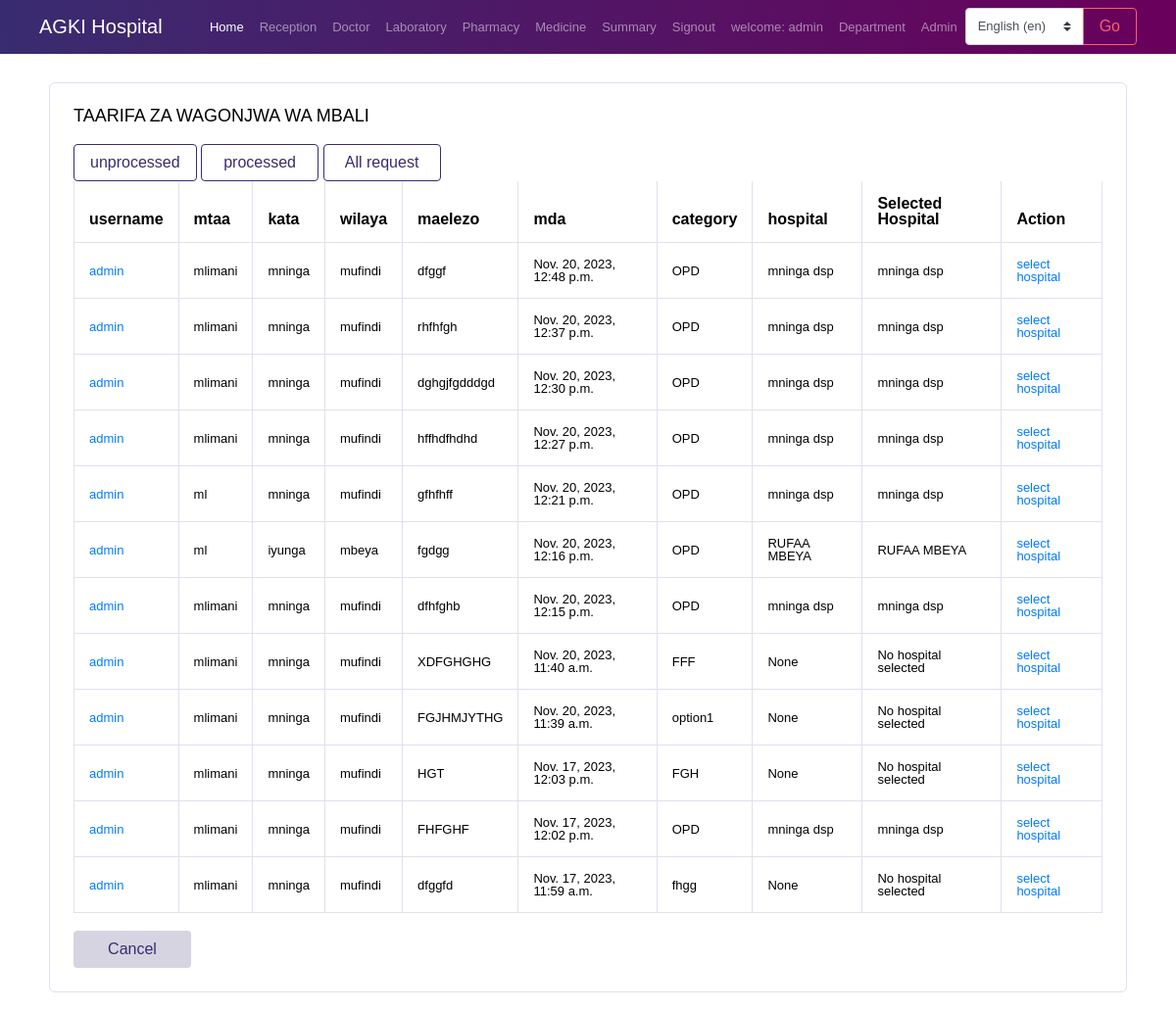
The app's page /sickinfolist/ (signed in) with its own data.
### app/models.py (models this page shows, shortened)
class CustomUser(AbstractUser):
    phone = models.CharField(max_length=15, null=True,blank=True)
    location = models.CharField(max_length=30, null=True, blank=True)
    department = models.ForeignKey(Department, on_delete=models.CASCADE, null=True,blank=True)
    reg_no = models.CharField(max_length=10, unique=True)
    age = models.IntegerField(null=True)
    image = models.ImageField(upload_to ='media/',blank=True,null=True)
    is_doctor = models.BooleanField(default=False)
    is_laboratorist = models.BooleanField(default=False)
    is_receptionist = models.BooleanField(default=False)
    is_pharmacist = models.BooleanField(default=False)
    is_patient = models.BooleanField(default=True)
    def __str__(self):
        return self.username

class SickInfoModel(models.Model):
    user = models.ForeignKey(CustomUser,on_delete=models.CASCADE)
    mtaa = models.CharField(max_length=15)
    kata = models.CharField(max_length=30)
    wilaya = models.CharField(max_length=30)
    maelezo = models.TextField(max_length=1000)
    mda = models.DateTimeField(auto_now_add=True)
    service = models.CharField(max_length=20,null=True,blank=True)
    hospital = models.ForeignKey(HospitalRegistrationModel, on_delete=models.CASCADE,null=True,blank=True)
    hospital_assigned = models.BooleanField(default=False)

class HospitalRegistrationModel(models.Model):
    name = models.CharField(max_length=20)
    level = models.CharField(max_length=20)
    location = models.CharField(max_length=20,null=True,blank=True)
    region = models.CharField(max_length=20,null=True,blank=True)
    district = models.CharField(max_length=20,null=True,blank=True)
    ward = models.CharField(max_length=20,null=True,blank=True)
    street = models.CharField(max_length=20,null=True,blank=True)
    service = models.CharField(max_length=20,null=True,blank=True)
    registerd_time = models.DateTimeField(auto_now_add=True,null=True,blank=True)
    def __str__(self):
        return self.name

### app/views.py (the view)
# urls.py: path('sickinfolist/', views.sickinfolist,name='sickinfolist'),
def sickinfolist(request):
    x = SickInfoModel.objects.all().order_by('-id')
    context = {
        'x':x
    }
    return render(request,'app/sickinfolist.html',context)

### app/templates/app/sickinfolist.html
{% extends 'app/base.html' %}
{%block content%}
<br>
<div class="container mt-5">
<div class="col-12 grid-margin stretch-card">
    <div class="card">
      <div class="card-body">
        <h4 class="card-title">TAARIFA ZA WAGONJWA WA MBALI</h4>
        <a href="{% url 'sickinfolistunprocesed' %}"><button class='btn btn-outline-primary btn-fw'>unprocessed</button></a>
        <a href="{% url 'sickinfolistprocesed' %}"><button class='btn btn-outline-primary btn-fw'>processed</button></a>
        <a href="{% url 'sickinfolist' %}"><button class='btn btn-outline-primary btn-fw'>All request</button></a>
        <div class="table-responsive">
            {% if x %}
            <table class="table table-bordered">
                <thead>
                    <tr>
                        <th>username</th>
                        <th>mtaa</th>
                        <th>kata</th>
                        <th>wilaya </th>
                        <th>maelezo</th>
                        <th>mda</th>
                        <th>category</th>
                        <th>hospital</th>
                        <th>Selected Hospital</th>
                        <th>Action</th>
                    </tr>
                </thead>
                <tbody>
                    {% for i in x %}
                    <tr>
                        <td><a href="{% url 'detailedUser' i.id %}">{{i.user}}</a></td>
                        <td>{{i.mtaa}}</td>
                        <td>{{i.kata}}</td>
                        <td>{{i.wilaya}}</td>
                        <td>{{i.maelezo}}</td>
                        <td>{{i.mda}}</td>
                        <td>{{i.service}}</td>
                        <td>{{i.hospital}}</td>
                        <td>
                            {% if i.hospital_assigned %}
                                {{ i.hospital.name }}
                            {% else %}
                                No hospital selected
                            {% endif %}
                        </td>
                        <td><a href="{% url 'sickinfoEdit' i.pk %}">  select hospital</a></td>
                    </tr>
                    {% endfor %}
                </tbody>
            </table>
            {% else %}
            <br>
            <div class="alert alert-fill-primary" role="alert">
                <i class="fa fa-exclamation-triangle"></i>
                There! No info yet
              </div>
            {% endif %}
        </div>
        <br>
        <a href="{% url 'home' %}"><button class="btn btn-inverse-primary btn-fw">Cancel</button></a>
    </div>
    </div>
</div>
</div>
{%endblock%}

### app/templates/app/base.html (shortened to what this page needs)
{% load static %}
{% load i18n %}
        <!DOCTYPE html>
        <html lang="en">
        <head>
          <link rel="stylesheet" href="{% static 'app/vendors/iconfonts/font-awesome/css/all.min.css' %}">
          <link rel="stylesheet" href="{% static 'app/vendors/css/vendor.bundle.base.css' %}">
          <link rel="stylesheet" href="{% static 'app/vendors/css/vendor.bundle.addons.css' %}">
          <link rel="stylesheet" href="{% static 'app/css/style.css' %}">
        </head>
        <body>
          <div class="container-scroller">
      <nav class="navbar navbar-expand-lg navbar-dark fixed-top custom-navbar">
        <div class="container">
            <a class="navbar-brand" href="{% url 'home' %}">AGKI Hospital</a>
            <div class="collapse navbar-collapse" id="navbarNav">
                <ul class="navbar-nav ml-auto">
                    <li class="nav-item active">
                        <a class="nav-link" href="{% url 'home' %}">{% trans "Home" %} <span class="sr-only">(current)</span></a>
                    </li>
                    {% if user.is_receptionist %}
                    <li class="nav-item">
                        <a class="nav-link" href="{% url 'patientList' %}">Reception</a>
                    </li>
                    {% endif %}
                    {% if user.is_doctor %}
                    <li class="nav-item">
                      <a class="nav-link" href="{% url 'patientList' %}">Doctor</a>
                    </li>
                    {% endif %}
                    {% if user.is_laboratorist %}
                    <li class="nav-item">
                      <a class="nav-link" href="{% url 'patientList' %}">Laboratory</a>
                    </li>
                    {% endif %}
                    {% if user.is_pharmacist %}
                    <li class="nav-item">
                      <a class="nav-link" href="{% url 'patientList' %}">Pharmacy</a>
                    </li>
                    <li class="nav-item">
                      <a class="nav-link" href="{% url 'medicine' %}">Medicine</a>
                    </li>
                    {% endif %}
                    {% if user.is_doctor %}
                    <li class="nav-item">
                      <a class="nav-link" href="{% url 'patient_count_per_period' %}">Summary</a>
                    </li>
                    {% endif %}
                    {% if user.is_authenticated %}
                    <li class="nav-item">
                      <a class="nav-link" href="{% url 'signout' %}">{% trans "Signout" %}</a>
                    </li>
                    <li class="nav-item">
                      <a class="nav-link" href="{% url 'profile' %}">{% trans "welcome" %}: {{user.username}}</a>
                    </li>
                    {% else %}
                    <li class="nav-item">
                      <a class="nav-link" href="{% url 'signin' %}">{% trans "Signin/up" %}</a>
                    </li>
                    {% endif %}
                    {% if user.is_superuser %}
                    <li class="nav-item">
                      <a class="nav-link" href="{% url 'department' %}">Department</a>
                    </li>
                    <li class="nav-item">
                      <a class="nav-link" href="/admin">Admin</a>
                    </li>
                    {% endif %}
                    <li class="nav-item">
                      <form class="form-inline" action="{% url 'set_language' %}" method="post">
                          <div class="input-group">
                              <select class="custom-select" name="language" id="languageSelect">
                                  {% get_available_languages as LANGUAGES %}
                                  {% get_language_info_list for LANGUAGES as languages %}
                                  {% for language in languages %}
                                      <option value="{{ language.code }}" {% if language.code == LANGUAGE_CODE %} selected {% endif %}>
                                          {{ language.name_local }} ({{ language.code }})
                                      </option>
                                  {% endfor %}
                              </select>
                              <div class="input-group-append">
                                  <button class="btn btn-outline-danger" type="submit">Go</button>
                              </div>
                          </div>
                      </form>
                  </li>
                </ul>
            </div>
        </div>
    </nav>
    <br>
                  {% block content%}
                  {% endblock %}
          </body>
        </html>

### app/templates/app/base.html (style rules this page uses)
.custom-navbar { background: linear-gradient(85deg, #392c70, #6a005b); }

### records on screen
CustomUser: username "admin"
SickInfoModel: user "admin", mtaa "mlimani", kata "mninga", wilaya "mufindi", maelezo "dfggf", mda "Nov. 20, 2023, 12:48 p.m.", service "OPD", hospital "mninga dsp", hospital.name "mninga dsp"
SickInfoModel: user "admin", mtaa "mlimani", kata "mninga", wilaya "mufindi", maelezo "rhfhfgh", mda "Nov. 20, 2023, 12:37 p.m.", service "OPD", hospital "mninga dsp", hospital.name "mninga dsp"
SickInfoModel: user "admin", mtaa "mlimani", kata "mninga", wilaya "mufindi", maelezo "dghgjfgdddgd", mda "Nov. 20, 2023, 12:30 p.m.", service "OPD", hospital "mninga dsp", hospital.name "mninga dsp"
SickInfoModel: user "admin", mtaa "mlimani", kata "mninga", wilaya "mufindi", maelezo "hffhdfhdhd", mda "Nov. 20, 2023, 12:27 p.m.", service "OPD", hospital "mninga dsp", hospital.name "mninga dsp"
SickInfoModel: user "admin", mtaa "ml", kata "mninga", wilaya "mufindi", maelezo "gfhfhff", mda "Nov. 20, 2023, 12:21 p.m.", service "OPD", hospital "mninga dsp", hospital.name "mninga dsp"
SickInfoModel: user "admin", mtaa "ml", kata "iyunga", wilaya "mbeya", maelezo "fgdgg", mda "Nov. 20, 2023, 12:16 p.m.", service "OPD", hospital "RUFAA MBEYA", hospital.name "RUFAA MBEYA"
SickInfoModel: user "admin", mtaa "mlimani", kata "mninga", wilaya "mufindi", maelezo "dfhfghb", mda "Nov. 20, 2023, 12:15 p.m.", service "OPD", hospital "mninga dsp", hospital.name "mninga dsp"
SickInfoModel: user "admin", mtaa "mlimani", kata "mninga", wilaya "mufindi", maelezo "XDFGHGHG", mda "Nov. 20, 2023, 11:40 a.m.", service "FFF", hospital "None", hospital_assigned "No hospital selected"
SickInfoModel: user "admin", mtaa "mlimani", kata "mninga", wilaya "mufindi", maelezo "FGJHMJYTHG", mda "Nov. 20, 2023, 11:39 a.m.", service "option1", hospital "None", hospital_assigned "No hospital selected"
SickInfoModel: user "admin", mtaa "mlimani", kata "mninga", wilaya "mufindi", maelezo "HGT", mda "Nov. 17, 2023, 12:03 p.m.", service "FGH", hospital "None", hospital_assigned "No hospital selected"
SickInfoModel: user "admin", mtaa "mlimani", kata "mninga", wilaya "mufindi", maelezo "FHFGHF", mda "Nov. 17, 2023, 12:02 p.m.", service "OPD", hospital "mninga dsp", hospital.name "mninga dsp"
SickInfoModel: user "admin", mtaa "mlimani", kata "mninga", wilaya "mufindi", maelezo "dfggfd", mda "Nov. 17, 2023, 11:59 a.m.", service "fhgg", hospital "None", hospital_assigned "No hospital selected"

### other values on screen
form field language "English (en)"
